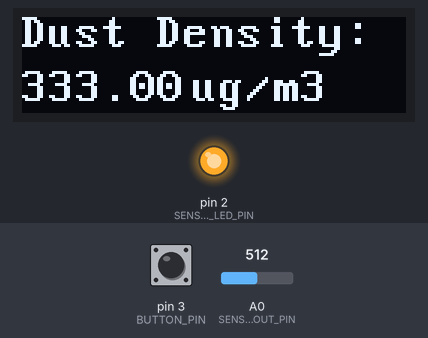
A sketch run on a simulated Arduino Uno, built with avr-gcc and run on an emulated ATmega328P. On the bench: 128×32 one-colour display, output pins drawn as LEDs (lit = HIGH). The test bench sets the inputs (shaded band); at power-on: pin 3 (BUTTON_PIN) LOW, A0 (SENSOR_VOUT_PIN) = 512. What the sketch prints to the serial monitor is not drawn.

Above: at 3.2 s.
3.3 s: pin 3 (BUTTON_PIN) pulled HIGH for 0.15 s
At 4.5 s:
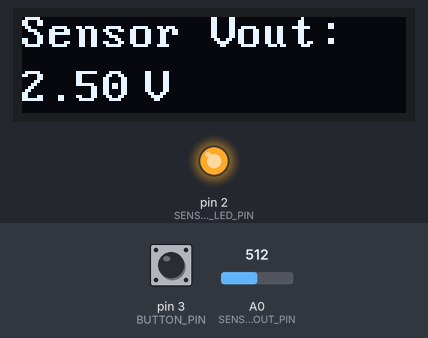
5.6 s: pin 3 (BUTTON_PIN) pulled HIGH for 1 s
At 7.1 s:
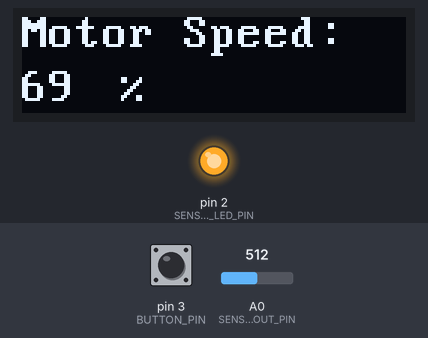
8.1 s: A0 (SENSOR_VOUT_PIN) set to 716
At 9.4 s:
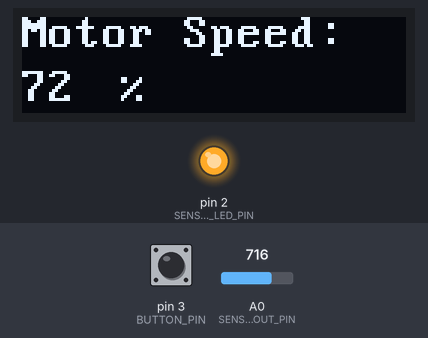
11.6 s: A0 (SENSOR_VOUT_PIN) set to 900
At 15.5 s:
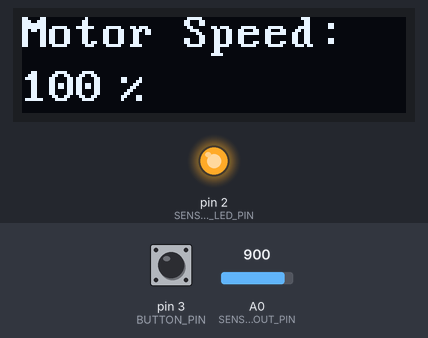
15.6 s: A0 (SENSOR_VOUT_PIN) set to 511
At 20.35 s:
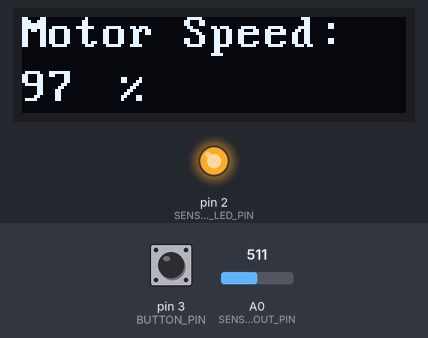
Timing chart, 0 to 20.6 s (numbered marks = the images above; inputs shaded):
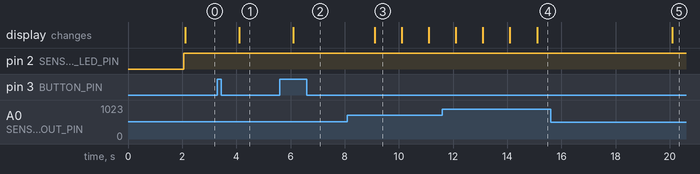

The sketch:

DustSensor_Test_wDigitalFilter.ino
```cpp
 /*
  Standalone Sketch to use with an Arduino UNO and a
  Sharp Optical Dust Sensor GP2Y1010AU0F
*/

#include <U8g2lib.h>  // OLED display library

#define NO_DUST_VOLTAGE 700   // mV
#define MAX_VOLTAGE     5000  // mV

#define SENSOR_VOUT_PIN A0  // Dust sensor to Arduino A0 pin
#define SENSOR_LED_PIN  2   // Dust sensor LED to Arduino D2 pin
#define BUTTON_PIN 3        // Display mode button to Arduino D3 pin

// Sensor reading times (in uS)
#define SAMPLING_TIME 280   // from LED ON to sample
#define DELTA_TIME    40    // from sample to LED OFF
#define SLEEP_TIME    9680  // from LED OFF to LED ON

U8G2_SSD1306_128X32_UNIVISION_F_HW_I2C u8g2(U8G2_R2);

// Definition of display modes
typedef enum {
	Mode1_DisplayDust,    // Display dust density [ug/m3]
	Mode2_DisplayVoltage, // Display dust sensor voltage [V]
	Mode3_DisplaySpeed    // Display desired motor speed [%]
} DisplayMode;
// Estado inicial & Variável nextState (próximo estado)
DisplayMode nextMode = Mode1_DisplayDust;

//------------------------------------------------------------
// Function to read n samples from sensor
int filterADC(int adcValue) {
  const uint8_t numSamples = 10;
  static int flag_first = 1, samples[numSamples], sum = 0;
  int i;

  if(flag_first == 1) {
    flag_first = 0;
    for(i=0; i<numSamples; ++i) {
      samples[i] = adcValue;
      sum += samples[i];
    }
    return adcValue;
  }
  else {
    sum -= samples[0];
    for(i=0; i<(numSamples-1); ++i) {
      samples[i] = samples[i+1];
    }
    samples[numSamples-1] = adcValue;
    Serial.println(samples[numSamples-1]);
    sum += samples [numSamples-1];

    adcValue = sum/numSamples;
    return adcValue;
  }
}
//------------------------------------------------------------

int debounceButton(){
  static int buttonState;           // Current reading from the input pin
  static int lastButtonState = LOW; // Previous reading from the input pin
  int inputState = LOW;             // Input state to return

  static unsigned long lastDebounceTime = 0;  // Last time the output pin was toggled
  unsigned long debounceDelay = 10;           // Debounce time [ms]

  // Read the state of the switch
  int reading = digitalRead(BUTTON_PIN);

  // If the switch changed, due to noise or pressing:
  if (reading != lastButtonState) {
    // reset the debouncing timer
    lastDebounceTime = millis();
  }

  // If not, ignores the noise between the debounceDelay
  if ((millis() - lastDebounceTime) >= debounceDelay) {
    // If the button state has changed, take reading as the actual current state
    if (reading != buttonState) {
      buttonState = reading;
      //Serial.println("Button = HIGH");
      if (buttonState == HIGH) {
        inputState = !inputState; // Only outputs HIGH if buttonState == HIGH
      }
    }
  }
  // Save the reading, next time through the loop it'll be the lastButtonState
  lastButtonState = reading;
  return inputState;
}

//------------------------------------------------------------
// Function to sample dust density from sensor
void getDustDensity() {
  // Sensor data variables
  float sensorValue = 0,
        sensorVoltage = 0,
        dustDensity = 0;
  int motorSpeed = 0;

  // Read ADC value from dust sensor
  digitalWrite(SENSOR_LED_PIN, LOW);
  delayMicroseconds(SAMPLING_TIME);
  sensorValue = analogRead(SENSOR_VOUT_PIN);
  //delayMicroseconds(DELTA_TIME);
  digitalWrite(SENSOR_LED_PIN, HIGH);

  sensorValue = filterADC(sensorValue);

  // Convert ADC value to sensor voltage
  // 5V             -- 1024
  // sensorVoltage  -- sensorValue
  sensorVoltage = (MAX_VOLTAGE / 1024.0) * sensorValue;

  // Convert sensor voltage to dust density
  // linear function based on GP2Y1010AU0F datasheet
  if(sensorVoltage >= NO_DUST_VOLTAGE)
  {
    // 500  -- 0   ug/m3
    // 3400 -- 700 mV
    dustDensity = 0.185 * sensorVoltage - 129.5;

    // 100  -- 10  %
    // 3400 -- 700 mV
    motorSpeed = 0.033 * sensorVoltage - 13.1;
    if (motorSpeed > 100)
      motorSpeed = 100;
  }
  else {
    dustDensity = 0;
    motorSpeed = 10;
  }

  // Display readings
  Serial.println("\n");
  Serial.print(dustDensity); // unit: ug/m3
  Serial.print(", ");
  Serial.print(sensorVoltage/1000); // unit: V
  Serial.print(", ");
  Serial.print(motorSpeed); // unit: %

  // OLED Display
  u8g2.clearBuffer();                       // clear the internal memory
  u8g2.setFont(u8g2_font_pxplusibmvga9_tr); // choose a suitable font at https://github.com/olikraus/u8g2/wiki/fntlistall
  if(nextMode == Mode1_DisplayDust){
    u8g2.drawStr(0,10,"Dust Density: ");      // write something to the internal memory
    u8g2.setCursor(0, 28);
    u8g2.print(dustDensity);
    u8g2.drawStr(48,28," ug/m3");
  }
  if(nextMode == Mode2_DisplayVoltage){
    u8g2.drawStr(0,10,"Sensor Vout: ");    // write something to the internal memory
    u8g2.setCursor(0, 28);
    u8g2.print(sensorVoltage/1000);
    u8g2.drawStr(32,28," V");
  }
  if(nextMode == Mode3_DisplaySpeed){
    u8g2.drawStr(0,10,"Motor Speed: ");      // write something to the internal memory
    u8g2.setCursor(0, 28);
    u8g2.print(motorSpeed);
    u8g2.drawStr(24,28," %");
  }
  u8g2.sendBuffer();                        // Transfer internal memory to the display
}
//------------------------------------------------------------

//------------------------------------------------------------
// Function for display mode selection
void selectDisplayMode() {
  int input = 0;
  input = debounceButton();
  switch(nextMode){
    case Mode1_DisplayDust:
      if(input == HIGH)
        nextMode = Mode2_DisplayVoltage;
    break;

    case Mode2_DisplayVoltage:
      if(input == HIGH)
        nextMode = Mode3_DisplaySpeed;
    break;

    case Mode3_DisplaySpeed:
      if(input == HIGH)
        nextMode = Mode1_DisplayDust;
    break;
  }
}
//------------------------------------------------------------

//------------------------------------------------------------
// Program main functions
void setup(){
  // Pin mode configuration
  pinMode(SENSOR_LED_PIN, OUTPUT);
  pinMode(BUTTON_PIN, INPUT);
  Serial.begin(9600);

  // OLED display initialization
  u8g2.begin();
  u8g2.clearBuffer();                     // Clear the internal memory
  u8g2.setFont(u8g2_font_profont15_tr);   // Choose a suitable font at https://github.com/olikraus/u8g2/wiki/fntlistall
  u8g2.drawStr(0,16,"Dust Sensor Test");  // Write something to the internal memory
  u8g2.sendBuffer();                      // Transfer internal memory to the display
  delay(2000);
}

void loop(){
  selectDisplayMode();
  static unsigned long previousMillis = 0;  // Last recorded timer0 value
  if (millis() - previousMillis >= 1000)	{
    previousMillis = millis();
		getDustDensity();
	}
}
//------------------------------------------------------------
```

Measured:
- after the input at 3.3 s, the display: changes after 0.80 s (image 1)
- after the input at 5.6 s, the display: changes after 0.50 s (image 2)
- after the input at 8.1 s, the display: changes after 1.0 s (image 3)
- after the input at 15.6 s, the display: changes after 4.5 s (image 5)
- what the display in image 3 shows lasts 1.0 s, from 9.1 s to 10.1 s
